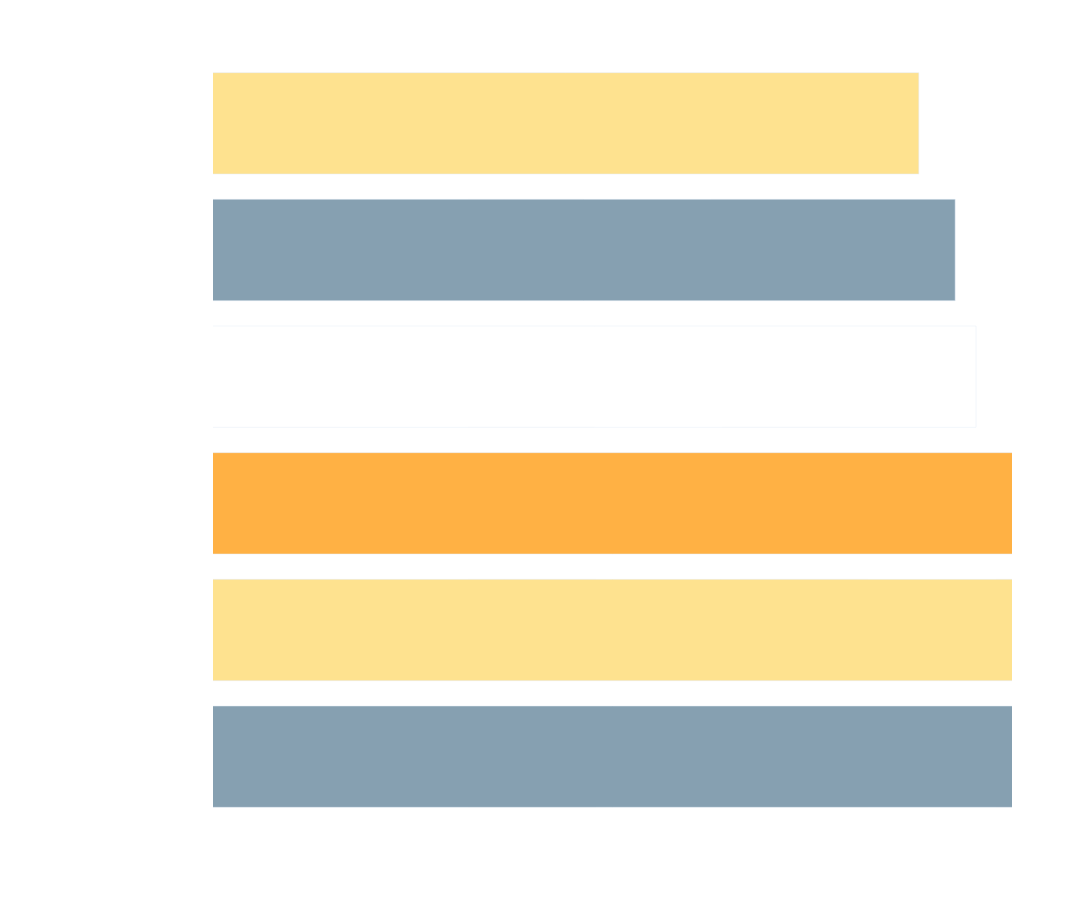

Source (notebook cell):
### Markdown cell above
### Visualizo los resultados en una gráfica

### Code cell
import plotly.express as px
import pandas as pd

colors = ['#86A0B1', '#FEE28F', '#FFB144', '#FFFFFF']

fig = px.bar(df_metrics_8[::-1],
             x='MAE',
             y='Modelos',
             color='RMSE', # add color parameter
             orientation='h',
             barmode='group',

             height=500,
             title=None)

fig.update_traces(
    marker_color=np.tile(colors, 4),
    textfont=dict(size=16),
)

fig.update_xaxes(showticklabels=True, 
                 tickfont=dict(size=26, color='white'),
                 title="MAE",
                 title_font=dict(size=24, color='white'),
                 range=[0.544, 0.566],
                 dtick=0.006)

fig.update_yaxes(showticklabels=True,
                 title=None,
                 tickfont=dict(size=26, color='white'))


# set the background color to transparent
fig.update_layout(
    width=1100,
    height=900,
    plot_bgcolor='rgba(0,0,0,0)',
    paper_bgcolor='rgba(0,0,0,0)')


fig.write_image(r'charts\model_metrics_8_MAE.png')

fig.show()

### Figure 1 — Plotly figure (JSON) as saved in the notebook; plotly's stock layout.template omitted (floating-point values rounded to 4 significant figures)
{"data": [{"alignmentgroup": "True", "hovertemplate": "MAE=%{x}<br>Modelos=%{y}<br>RMSE=%{marker.color}<extra></extra>", "legendgroup": "", "marker": {"color": ["#86A0B1", "#FEE28F", "#FFB144", "#FFFFFF", "#86A0B1", "#FEE28F", "#FFB144", "#FFFFFF", "#86A0B1", "#FEE28F", "#FFB144", "#FFFFFF", "#86A0B1", "#FEE28F", "#FFB144", "#FFFFFF"], "coloraxis": "coloraxis", "pattern": {"shape": ""}}, "name": "", "offsetgroup": "", "orientation": "h", "showlegend": false, "textfont": {"size": 16}, "textposition": "auto", "type": "bar", "x": [0.5686, 0.5679, 0.5679, 0.565, 0.5644, 0.5634], "xaxis": "x", "y": ["GridSearch ", "SVM_CAT_LGBM ", "LGBM ", "Bagging ", "CatBoost ", "CAT_LGBM "], "yaxis": "y"}], "layout": {"barmode": "group", "coloraxis": {"colorbar": {"title": {"text": "RMSE"}}, "colorscale": [[0, "#0d0887"], [0.1111, "#46039f"], [0.2222, "#7201a8"], [0.3333, "#9c179e"], [0.4444, "#bd3786"], [0.5556, "#d8576b"], [0.6667, "#ed7953"], [0.7778, "#fb9f3a"], [0.8889, "#fdca26"], [1, "#f0f921"]]}, "height": 900, "legend": {"tracegroupgap": 0}, "margin": {"t": 60}, "paper_bgcolor": "rgba(0,0,0,0)", "plot_bgcolor": "rgba(0,0,0,0)", "width": 1100, "xaxis": {"anchor": "y", "domain": [0, 1], "dtick": 0.006, "range": [0.544, 0.566], "showticklabels": true, "tickfont": {"color": "white", "size": 26}, "title": {"font": {"color": "white", "size": 24}, "text": "MAE"}}, "yaxis": {"anchor": "x", "domain": [0, 1], "showticklabels": true, "tickfont": {"color": "white", "size": 26}, "title": {}}}}
